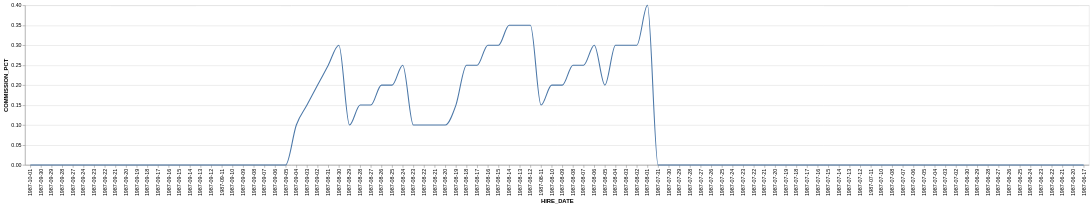

Write a Vega-Lite specification for this figure.
### Vega-Lite specification from a JSON file in a GitHub repository (floating-point values rounded to 4 significant figures)
{"data": {"values": [{"x_data": "1987-06-17", "y_data": 0}, {"x_data": "1987-06-20", "y_data": 0}, {"x_data": "1987-06-21", "y_data": 0}, {"x_data": "1987-06-22", "y_data": 0}, {"x_data": "1987-06-23", "y_data": 0}, {"x_data": "1987-06-24", "y_data": 0}, {"x_data": "1987-06-25", "y_data": 0}, {"x_data": "1987-06-26", "y_data": 0}, {"x_data": "1987-06-27", "y_data": 0}, {"x_data": "1987-06-28", "y_data": 0}, {"x_data": "1987-06-29", "y_data": 0}, {"x_data": "1987-06-30", "y_data": 0}, {"x_data": "1987-07-02", "y_data": 0}, {"x_data": "1987-07-03", "y_data": 0}, {"x_data": "1987-07-04", "y_data": 0}, {"x_data": "1987-07-05", "y_data": 0}, {"x_data": "1987-07-06", "y_data": 0}, {"x_data": "1987-07-07", "y_data": 0}, {"x_data": "1987-07-08", "y_data": 0}, {"x_data": "1987-07-10", "y_data": 0}, {"x_data": "1987-07-11", "y_data": 0}, {"x_data": "1987-07-12", "y_data": 0}, {"x_data": "1987-07-13", "y_data": 0}, {"x_data": "1987-07-14", "y_data": 0}, {"x_data": "1987-07-15", "y_data": 0}, {"x_data": "1987-07-16", "y_data": 0}, {"x_data": "1987-07-17", "y_data": 0}, {"x_data": "1987-07-18", "y_data": 0}, {"x_data": "1987-07-19", "y_data": 0}, {"x_data": "1987-07-20", "y_data": 0}, {"x_data": "1987-07-21", "y_data": 0}, {"x_data": "1987-07-22", "y_data": 0}, {"x_data": "1987-07-23", "y_data": 0}, {"x_data": "1987-07-24", "y_data": 0}, {"x_data": "1987-07-25", "y_data": 0}, {"x_data": "1987-07-26", "y_data": 0}, {"x_data": "1987-07-27", "y_data": 0}, {"x_data": "1987-07-28", "y_data": 0}, {"x_data": "1987-07-29", "y_data": 0}, {"x_data": "1987-07-30", "y_data": 0}, {"x_data": "1987-07-31", "y_data": 0}, {"x_data": "1987-08-01", "y_data": 0.4}, {"x_data": "1987-08-02", "y_data": 0.3}, {"x_data": "1987-08-03", "y_data": 0.3}, {"x_data": "1987-08-04", "y_data": 0.3}, {"x_data": "1987-08-05", "y_data": 0.2}, {"x_data": "1987-08-06", "y_data": 0.3}, {"x_data": "1987-08-07", "y_data": 0.25}, {"x_data": "1987-08-08", "y_data": 0.25}, {"x_data": "1987-08-09", "y_data": 0.2}, {"x_data": "1987-08-10", "y_data": 0.2}, {"x_data": "1987-08-11", "y_data": 0.15}, {"x_data": "1987-08-12", "y_data": 0.35}, {"x_data": "1987-08-13", "y_data": 0.35}, {"x_data": "1987-08-14", "y_data": 0.35}, {"x_data": "1987-08-15", "y_data": 0.3}, {"x_data": "1987-08-16", "y_data": 0.3}, {"x_data": "1987-08-17", "y_data": 0.25}, {"x_data": "1987-08-18", "y_data": 0.25}, {"x_data": "1987-08-19", "y_data": 0.15}, {"x_data": "1987-08-20", "y_data": 0.1}, {"x_data": "1987-08-21", "y_data": 0.1}, {"x_data": "1987-08-22", "y_data": 0.1}, {"x_data": "1987-08-23", "y_data": 0.1}, {"x_data": "1987-08-24", "y_data": 0.25}, {"x_data": "1987-08-25", "y_data": 0.2}, {"x_data": "1987-08-26", "y_data": 0.2}, {"x_data": "1987-08-27", "y_data": 0.15}, {"x_data": "1987-08-28", "y_data": 0.15}, {"x_data": "1987-08-29", "y_data": 0.1}, {"x_data": "1987-08-30", "y_data": 0.3}, {"x_data": "1987-08-31", "y_data": 0.25}, {"x_data": "1987-09-02", "y_data": 0.2}, {"x_data": "1987-09-03", "y_data": 0.15}, {"x_data": "1987-09-04", "y_data": 0.1}, {"x_data": "1987-09-05", "y_data": 0}, {"x_data": "1987-09-06", "y_data": 0}, {"x_data": "1987-09-07", "y_data": 0}, {"x_data": "1987-09-08", "y_data": 0}, {"x_data": "1987-09-09", "y_data": 0}, {"x_data": "1987-09-10", "y_data": 0}, {"x_data": "1987-09-11", "y_data": 0}, {"x_data": "1987-09-12", "y_data": 0}, {"x_data": "1987-09-13", "y_data": 0}, {"x_data": "1987-09-14", "y_data": 0}, {"x_data": "1987-09-15", "y_data": 0}, {"x_data": "1987-09-16", "y_data": 0}, {"x_data": "1987-09-17", "y_data": 0}, {"x_data": "1987-09-18", "y_data": 0}, {"x_data": "1987-09-19", "y_data": 0}, {"x_data": "1987-09-20", "y_data": 0}, {"x_data": "1987-09-21", "y_data": 0}, {"x_data": "1987-09-22", "y_data": 0}, {"x_data": "1987-09-23", "y_data": 0}, {"x_data": "1987-09-24", "y_data": 0}, {"x_data": "1987-09-27", "y_data": 0}, {"x_data": "1987-09-28", "y_data": 0}, {"x_data": "1987-09-29", "y_data": 0}, {"x_data": "1987-09-30", "y_data": 0}, {"x_data": "1987-10-01", "y_data": 0}]}, "mark": {"type": "line", "interpolate": "monotone"}, "encoding": {"x": {"field": "x_data", "type": "nominal", "title": "HIRE_DATE", "sort": "descending"}, "y": {"field": "y_data", "type": "quantitative", "title": "COMMISSION_PCT"}}}
